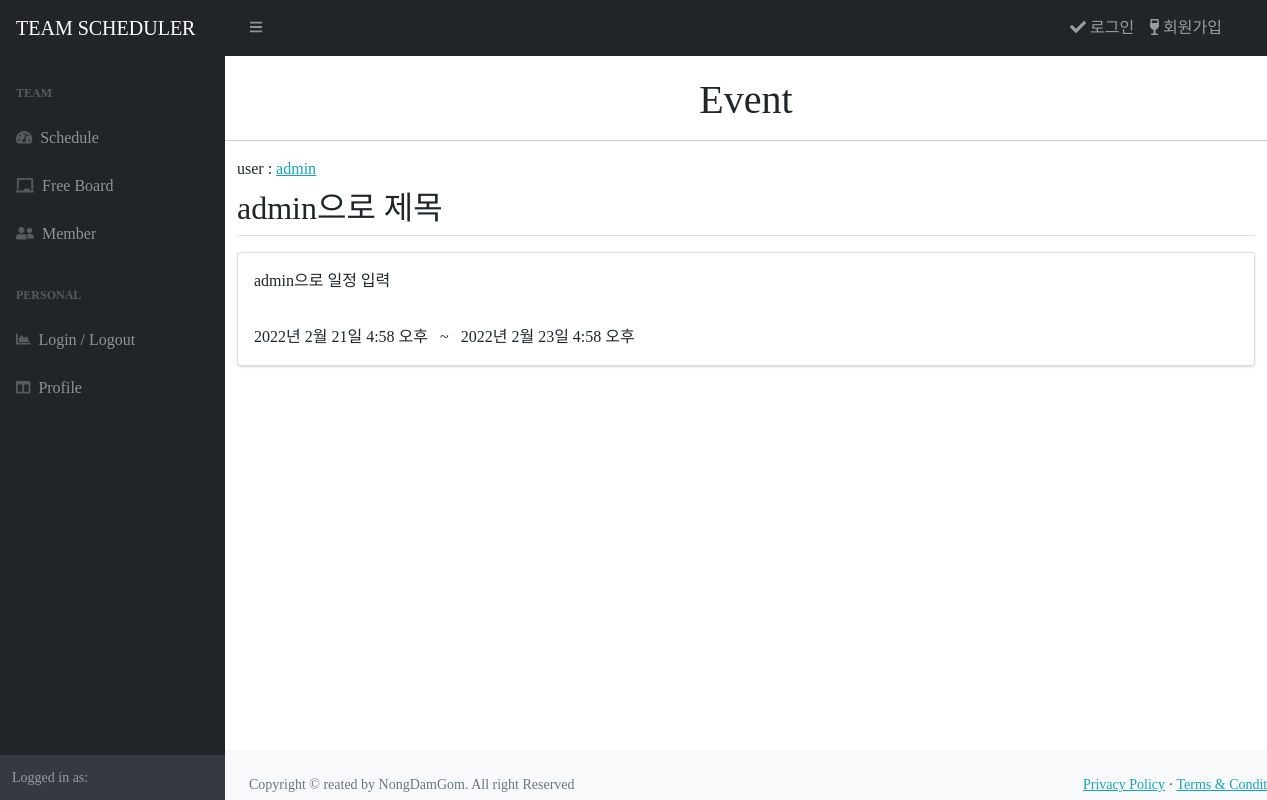
The page /cal/event/detail/11/ on the database its author committed.
### cal/models.py (models this page shows, shortened)
class Event(models.Model):
    author = models.ForeignKey(User, on_delete=models.CASCADE)
    title = models.CharField(max_length=200)
    description = models.TextField()
    start_time = models.DateTimeField()
    end_time = models.DateTimeField()

### users/models.py (models this page shows)
class User(AbstractUser):
    followings = models.ManyToManyField(settings.AUTH_USER_MODEL, related_name="followers")

### cal/views.py (the view)
# urls.py: path('event/detail/<int:event_id>/', views.event_detail, name='detail'),
def event_detail(request, event_id):
    event = get_object_or_404(Event, pk=event_id)
    context = {'event' : event}
    return render(request, 'cal/event_detail.html', context)

### templates/cal/event_detail.html (shortened to what this page needs)
{% extends 'cal/cal_base.html' %} {% block title %} Event {% endblock %} {% block content_side %}
<div class="container my-3">
  <div>user : <a href="{% url 'users:profile' event.author.pk %}">{{ event.author.username }}</a></div>
  <h2 class="border-bottom py-2">{{ event.title }}</h2>
  <div class="card my-3">
    <div class="card-body">
      <div class="card-text" style="white-space: pre-line">{{ event.description }}</div>
    </div>
    <div class="card-body">
      <div class="card-text" style="white-space: pre-line">{{ event.start_time }} &nbsp; ~ &nbsp; {{ event.end_time }}</div>
    </div>
  </div>
</div>
{% endblock %}

### static/cal/styles.css (style rules this page uses)
body { font-family: "ptsans", "Lato", "Helvetica Neue", Helvetica, Arial, sans-serif; }
a { color: #17a2b8; }

### templates/navbar.html (style rules this page uses)
* { font-family: 'LeferiPoint-WhiteA'; }

### rows shown on the page
Event: author.username "admin", title "admin으로 제목", description "admin으로 일정 입력", start_time "2022년 2월 21일 4:58 오후", end_time "2022년 2월 23일 4:58 오후"
